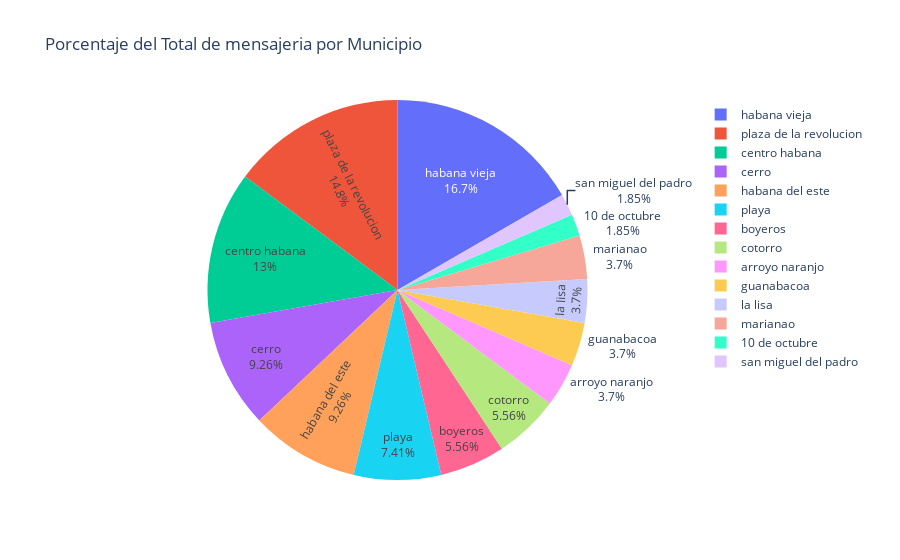

Notebook cell for this chart:
### Markdown cell above
Alejandro, ayer me llamo tu primo para saber como estaba y le comente lo que estabamos planeando

-Mami!! las cosas que se cuentan nunca salen

Hay chico tu no crees que si todo sale bien le podamos ofrecer un trabajito el ahora se compro una moto electrica pudiera ser la mensajeria del restaurante y asi es otra entrada de ganacias y el dinero se queda en la familia

-Bueno dejame calcular que tan comun es tener el servicio de delivery en el municipio donde voy a montar el local no valla a ser que no sea algo rentable y sea mas la perdida que la ganancia

### Code cell
#Grafico de pastel sobre el porciento de mensajeria por municipio :)
info_mensajeria = data2[data2["delivery"].notna()]
total_mensajeria = info_mensajeria["delivery"].sum()
mensajeria_por_municipio = info_mensajeria.groupby("location.municipe")["delivery"].sum()
porciento_restaurantes_mensajeria = round(bp.c_porciento(mensajeria_por_municipio, total_mensajeria),2)

mensajeria_info = []
for i in porciento_restaurantes_mensajeria.index:
    i = bp.i_nombre(i)
    mensajeria_info.append(i)

fig = px.pie(
    names=porciento_restaurantes_mensajeria.index,
    values=porciento_restaurantes_mensajeria.values,
    title="Porcentaje del Total de mensajeria por Municipio"
)

fig.update_traces(textinfo="percent+label")
fig.show()

### Figure 1 — Plotly figure (JSON) as saved in the notebook; plotly's stock layout.template omitted (floating-point values rounded to 4 significant figures)
{"data": [{"domain": {"x": [0, 1], "y": [0, 1]}, "hovertemplate": "label=%{label}<br>value=%{value}<extra></extra>", "labels": ["10 de octubre", "arroyo naranjo", "boyeros", "centro habana", "cerro", "cotorro", "guanabacoa", "habana del este", "habana vieja", "la lisa", "marianao", "playa", "plaza de la revolucion", "san miguel del padro"], "legendgroup": "", "name": "", "showlegend": true, "textinfo": "percent+label", "type": "pie", "values": [1.852, 3.704, 5.556, 12.96, 9.259, 5.556, 3.704, 9.259, 16.67, 3.704, 3.704, 7.407, 14.81, 1.852]}], "layout": {"legend": {"tracegroupgap": 0}, "title": {"text": "Porcentaje del Total de mensajeria por Municipio"}}}
